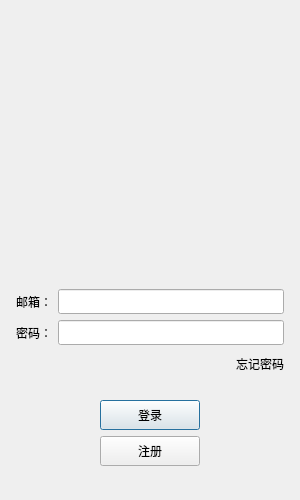
<?xml version="1.0" encoding="UTF-8"?>
<ui version="4.0">
 <class>LoginDialog</class>
 <widget class="QDialog" name="LoginDialog">
  <property name="geometry">
   <rect>
    <x>0</x>
    <y>0</y>
    <width>300</width>
    <height>500</height>
   </rect>
  </property>
  <property name="minimumSize">
   <size>
    <width>300</width>
    <height>500</height>
   </size>
  </property>
  <property name="maximumSize">
   <size>
    <width>300</width>
    <height>500</height>
   </size>
  </property>
  <property name="windowTitle">
   <string>Dialog</string>
  </property>
  <layout class="QVBoxLayout" name="verticalLayout_2">
   <item>
    <layout class="QVBoxLayout" name="verticalLayout">
     <property name="leftMargin">
      <number>5</number>
     </property>
     <property name="topMargin">
      <number>5</number>
     </property>
     <property name="rightMargin">
      <number>5</number>
     </property>
     <property name="bottomMargin">
      <number>5</number>
     </property>
     <item>
      <widget class="QLabel" name="err_tip">
       <property name="minimumSize">
        <size>
         <width>0</width>
         <height>25</height>
        </size>
       </property>
       <property name="maximumSize">
        <size>
         <width>16777215</width>
         <height>25</height>
        </size>
       </property>
       <property name="text">
        <string/>
       </property>
       <property name="alignment">
        <set>Qt::AlignmentFlag::AlignCenter</set>
       </property>
      </widget>
     </item>
     <item>
      <widget class="QWidget" name="head_widget" native="true">
       <layout class="QGridLayout" name="gridLayout">
        <item row="0" column="0">
         <widget class="QLabel" name="head_label">
          <property name="minimumSize">
           <size>
            <width>200</width>
            <height>200</height>
           </size>
          </property>
          <property name="maximumSize">
           <size>
            <width>200</width>
            <height>200</height>
           </size>
          </property>
          <property name="text">
           <string/>
          </property>
          <property name="pixmap">
           <pixmap resource="rc.qrc">:/res/head5.jpg</pixmap>
          </property>
          <property name="scaledContents">
           <bool>true</bool>
          </property>
          <property name="alignment">
           <set>Qt::AlignmentFlag::AlignCenter</set>
          </property>
         </widget>
        </item>
       </layout>
      </widget>
     </item>
     <item>
      <spacer name="verticalSpacer">
       <property name="orientation">
        <enum>Qt::Orientation::Vertical</enum>
       </property>
       <property name="sizeHint" stdset="0">
        <size>
         <width>20</width>
         <height>40</height>
        </size>
       </property>
      </spacer>
     </item>
     <item>
      <layout class="QHBoxLayout" name="horizontalLayout">
       <item>
        <widget class="QLabel" name="user_label">
         <property name="minimumSize">
          <size>
           <width>0</width>
           <height>25</height>
          </size>
         </property>
         <property name="maximumSize">
          <size>
           <width>16777215</width>
           <height>25</height>
          </size>
         </property>
         <property name="text">
          <string>邮箱：</string>
         </property>
        </widget>
       </item>
       <item>
        <widget class="QLineEdit" name="user_Edit">
         <property name="minimumSize">
          <size>
           <width>0</width>
           <height>25</height>
          </size>
         </property>
         <property name="maximumSize">
          <size>
           <width>16777215</width>
           <height>25</height>
          </size>
         </property>
        </widget>
       </item>
      </layout>
     </item>
     <item>
      <layout class="QHBoxLayout" name="horizontalLayout_2">
       <item>
        <widget class="QLabel" name="pass_label">
         <property name="minimumSize">
          <size>
           <width>0</width>
           <height>25</height>
          </size>
         </property>
         <property name="maximumSize">
          <size>
           <width>16777215</width>
           <height>25</height>
          </size>
         </property>
         <property name="text">
          <string>密码：</string>
         </property>
        </widget>
       </item>
       <item>
        <widget class="QLineEdit" name="pass_Edit">
         <property name="maximumSize">
          <size>
           <width>16777215</width>
           <height>25</height>
          </size>
         </property>
        </widget>
       </item>
      </layout>
     </item>
     <item>
      <layout class="QHBoxLayout" name="horizontalLayout_3">
       <item>
        <spacer name="horizontalSpacer">
         <property name="orientation">
          <enum>Qt::Orientation::Horizontal</enum>
         </property>
         <property name="sizeHint" stdset="0">
          <size>
           <width>40</width>
           <height>20</height>
          </size>
         </property>
        </spacer>
       </item>
       <item>
        <widget class="ClickedLabel" name="forget_label">
         <property name="minimumSize">
          <size>
           <width>0</width>
           <height>25</height>
          </size>
         </property>
         <property name="maximumSize">
          <size>
           <width>16777215</width>
           <height>25</height>
          </size>
         </property>
         <property name="text">
          <string>忘记密码</string>
         </property>
        </widget>
       </item>
      </layout>
     </item>
     <item>
      <spacer name="verticalSpacer_2">
       <property name="orientation">
        <enum>Qt::Orientation::Vertical</enum>
       </property>
       <property name="sizeHint" stdset="0">
        <size>
         <width>20</width>
         <height>40</height>
        </size>
       </property>
      </spacer>
     </item>
     <item>
      <layout class="QHBoxLayout" name="horizontalLayout_4">
       <item>
        <spacer name="horizontalSpacer_2">
         <property name="orientation">
          <enum>Qt::Orientation::Horizontal</enum>
         </property>
         <property name="sizeHint" stdset="0">
          <size>
           <width>40</width>
           <height>20</height>
          </size>
         </property>
        </spacer>
       </item>
       <item>
        <widget class="QPushButton" name="loginButton">
         <property name="minimumSize">
          <size>
           <width>100</width>
           <height>30</height>
          </size>
         </property>
         <property name="maximumSize">
          <size>
           <width>100</width>
           <height>30</height>
          </size>
         </property>
         <property name="text">
          <string>登录</string>
         </property>
        </widget>
       </item>
       <item>
        <spacer name="horizontalSpacer_3">
         <property name="orientation">
          <enum>Qt::Orientation::Horizontal</enum>
         </property>
         <property name="sizeHint" stdset="0">
          <size>
           <width>40</width>
           <height>20</height>
          </size>
         </property>
        </spacer>
       </item>
      </layout>
     </item>
     <item>
      <layout class="QHBoxLayout" name="horizontalLayout_5">
       <item>
        <spacer name="horizontalSpacer_4">
         <property name="orientation">
          <enum>Qt::Orientation::Horizontal</enum>
         </property>
         <property name="sizeHint" stdset="0">
          <size>
           <width>40</width>
           <height>20</height>
          </size>
         </property>
        </spacer>
       </item>
       <item>
        <widget class="QPushButton" name="reg_btn">
         <property name="minimumSize">
          <size>
           <width>100</width>
           <height>30</height>
          </size>
         </property>
         <property name="maximumSize">
          <size>
           <width>100</width>
           <height>30</height>
          </size>
         </property>
         <property name="text">
          <string>注册</string>
         </property>
        </widget>
       </item>
       <item>
        <spacer name="horizontalSpacer_5">
         <property name="orientation">
          <enum>Qt::Orientation::Horizontal</enum>
         </property>
         <property name="sizeHint" stdset="0">
          <size>
           <width>40</width>
           <height>20</height>
          </size>
         </property>
        </spacer>
       </item>
      </layout>
     </item>
     <item>
      <spacer name="verticalSpacer_3">
       <property name="orientation">
        <enum>Qt::Orientation::Vertical</enum>
       </property>
       <property name="sizeHint" stdset="0">
        <size>
         <width>20</width>
         <height>40</height>
        </size>
       </property>
      </spacer>
     </item>
    </layout>
   </item>
  </layout>
 </widget>
 <customwidgets>
  <customwidget>
   <class>ClickedLabel</class>
   <extends>QLabel</extends>
   <header>clickedlabel.h</header>
  </customwidget>
 </customwidgets>
 <resources>
  <include location="rc.qrc"/>
 </resources>
 <connections/>
</ui>
